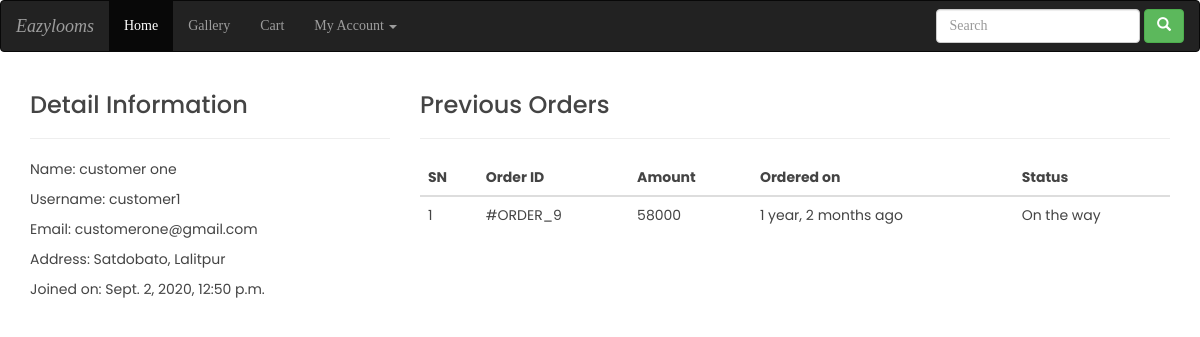
Page /profile/ (signed in) on the committed database.
### ecomapp/models.py (models this page shows, shortened)
class Customer(models.Model):
    user = models.OneToOneField(User, on_delete=models.CASCADE)
    full_name = models.CharField(max_length=200)
    address = models.CharField(max_length=200, null=True, blank=True)
    joined_on = models.DateTimeField(auto_now_add=True)

class Order(models.Model):
    cart = models.OneToOneField(Cart, on_delete=models.CASCADE)
    ordered_by = models.CharField(max_length=200)
    shipping_address = models.CharField(max_length=200)
    mobile = models.CharField(max_length=10)
    email = models.EmailField(null=True, blank=True)
    subtotal = models.PositiveIntegerField()
    discount = models.PositiveIntegerField()
    total = models.PositiveIntegerField()
    order_status = models.CharField(max_length=50, choices=ORDER_STATUS)
    created_at = models.DateTimeField(auto_now_add=True)
    payment_method = models.CharField(
        max_length=20, choices=METHOD, default="Cash On Delivery")
    payment_completed = models.BooleanField(
        default=False, null=True, blank=True)

### ecomapp/views.py (the view)
# urls.py: path("profile/", CustomerProfileView.as_view(), name="customerprofile"),
class CustomerProfileView(TemplateView):
    template_name = "customerprofile.html"
    def dispatch(self, request, *args, **kwargs):
        if request.user.is_authenticated and Customer.objects.filter(user=request.user).exists():
            pass
        else:
            return redirect("/login/?next=/profile/")
        return super().dispatch(request, *args, **kwargs)
    def get_context_data(self, **kwargs):
        context = super().get_context_data(**kwargs)
        customer = self.request.user.customer
        context['customer'] = customer
        orders = Order.objects.filter(cart__customer=customer).order_by("-id")
        context["orders"] = orders
        return context

### templates/customerprofile.html (shortened to what this page needs)
{% extends 'base.html' %}
{% block content %}
<div class="container">
    <div class="row">
        <div class="col-md-4">
            <h3>Detail Information</h3><hr>
            <p><span class="font-weight-bold">Name: </span> {{customer.full_name}}</p>
            <p><span class="font-weight-bold">Username: </span> {{customer.user.username}}</p>
            <p><span class="font-weight-bold">Email: </span> {{customer.user.email}}</p>
            <p><span class="font-weight-bold">Address: </span> {{customer.address}}</p>
            <p><span class="font-weight-bold">Joined on: </span> {{customer.joined_on}}</p>
        </div>
        <div class="col-md-8">
            <h3>Previous Orders</h3>
            <hr>
            <table class="table">
                <thead>
                    <tr>
                        <th>SN</th>
                        <th>Order ID</th>
                        <th>Amount</th>
                        <th>Ordered on</th>
                        <th>Status</th>
                    </tr>
                </thead>
                <tbody>
                    {% for ord in orders %}
                    <tr>
                        <td>{{forloop.counter}}</td>
                        <td><a href="{% url 'ecomapp:customerorderdetail' ord.pk %}"> #ORDER_{{ord.id}}</a></td>
                        <td>{{ord.total}}</td>
                        <td>{{ord.created_at|timesince}} ago</td>
                        <td>{{ord.order_status}}</td>
                    </tr>
                    {% endfor %}
                </tbody>
            </table>
        </div>
    </div>
</div>
{% endblock %}

### static/css/style.css (style rules this page uses)
body { font-family: "Poppins", sans-serif; color: #444444; }
a, a:hover { text-decoration: none; color: inherit; }

### rows in the picture
Customer: full_name "customer one", user.username "customer1", user.email "customerone@gmail.com", address "Satdobato, Lalitpur", joined_on "Sept. 2, 2020, 12:50 p.m."
Order: id "9", total "58000", created_at "1 year, 2 months", order_status "On the way"
